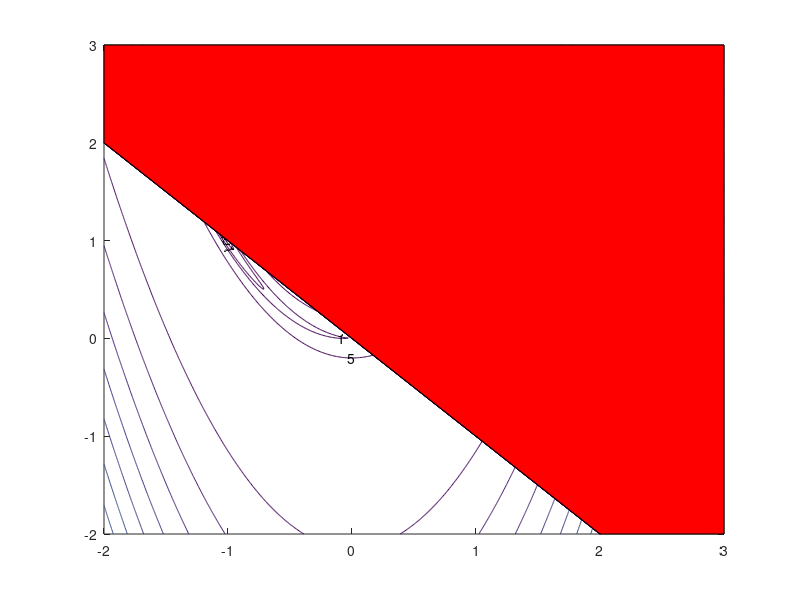

Reproduce this figure in MATLAB. (Note: this script raises an error after producing the figure.)
%% Initialize

clear all
close all
clc
scrsz=get(0,'ScreenSize');

%% Function f(x)

func = @(x1,x2)(100*(x2-x1.^2).^2+(1-x1.^2));

%% Plot f(x)

x1_i = -2;
x1_f = 3;
x2_i= -2;
x2_f=3;
nx1 = 500;
nx2= 500;

x1_vector = linspace(x1_i,x1_f,nx1);
x2_vector = linspace(x2_i,x2_f,nx2);

[x1,x2] = meshgrid(x1_vector,x2_vector);
zlevels = [1, 0.5 ,0.1, 0.01,0.001,5];

contour(x1,x2,func(x1,x2),25);
hold on
contour(x1,x2,func(x1,x2),zlevels,'ShowText','on')

%% Inequality

ineq = x1+x2<0;
f=double(ineq);
hold on
contour(x1,x2,f)
view(0,90)

%% Filling area
vertices_x = [-2,-2,3,3,2];
vertices_y = [2,3,3,-2,-2];
a=fill(vertices_x, vertices_y,'r');
alpha(a,0.4);

% z = func(x1,x2);
% minimum = min(min(z));
% [x1_pos,x2_pos]=find(z==minimum);
% x1_vector(x1_pos);
% x2_vector(x2_pos);
% plot(x1_vector(x1_pos),x2_vector(x2_pos),'*r');

%% Minimization with fminunc
func = @(x)(100*(x(2)-x(1)^2)^2+(1-x(1))^2);
x0= [2,2];
options = optimoptions(@fminunc,'Display','iter','Algorithm','quasi-newton');
[pos_opt,f_opt] = fminunc(func,x0,options);
plot(pos_opt(1),pos_opt(2),'*r')


%% Minimization with fmincon
A= [1,1];
b=0;
x = fmincon(func,x0,A,b);
plot(x(1),x(2),'*r')





